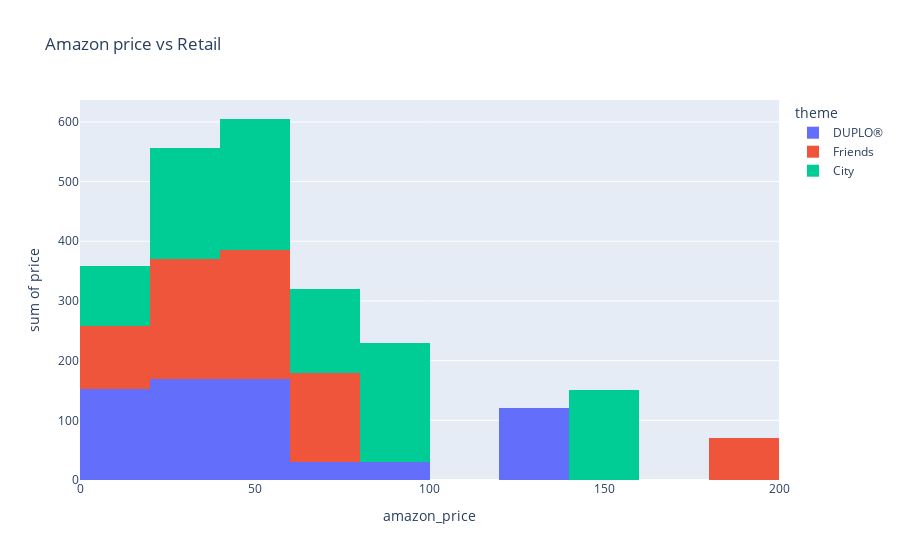

Source (notebook cell):
### Markdown cell above
1. The most money saved on a lego set is 13.99 if bought on amazon.
2. $115 is the most overpriced lego set compared from retail
3. On average buying on amazon is not the best deal
4. Over 50% you do not save any money when buying on amazon

### Code cell
fig = px.histogram(DF,
                  x = 'amazon_price',
                   y = 'price',
                  color = 'theme',
                  title = 'Amazon price vs Retail')
fig.show()

### Figure 1 — Plotly figure (JSON) as saved in the notebook; plotly's stock layout.template omitted (floating-point values rounded to 4 significant figures)
{"data": [{"bingroup": "x", "histfunc": "sum", "hovertemplate": "theme=DUPLO®<br>amazon_price=%{x}<br>sum of price=%{y}<extra></extra>", "legendgroup": "DUPLO®", "marker": {"color": "#636efa", "pattern": {"shape": ""}}, "name": "DUPLO®", "orientation": "v", "showlegend": true, "type": "histogram", "x": [16.0, 9.45, 39.89, 56.69, 36.99, 9.99, 21.99, 128.9, 74.5, 98.99, 17.99, 19.55, 16.0, 17.99, 21.11, 59.99, 23.27, 17.99, 21.99, 6.29, 26.99, 14.99, 8.99, 29.99, 59.99], "xaxis": "x", "y": [4.99, 4.99, 14.99, 49.99, 19.99, 9.99, 24.99, 120.0, 29.99, 29.99, 19.99, 19.99, 19.99, 19.99, 9.99, 59.99, 9.99, 19.99, 24.99, 6.99, 29.99, 14.99, 9.99, 34.99, 59.99], "yaxis": "y"}, {"bingroup": "x", "histfunc": "sum", "hovertemplate": "theme=Friends<br>amazon_price=%{x}<br>sum of price=%{y}<extra></extra>", "legendgroup": "Friends", "marker": {"color": "#EF553B", "pattern": {"shape": ""}}, "name": "Friends", "orientation": "v", "showlegend": true, "type": "histogram", "x": [40.4, 45.95, 53.88, 185.0, 34.0, 14.99, 18.64, 18.95, 35.99, 62.99, 40.0, 31.27, 31.67, 14.99, 7.99, 48.53, 8.99, 18.93, 17.97, 15.32, 19.99, 39.95, 79.95, 29.95, 49.95], "xaxis": "x", "y": [14.99, 19.99, 29.99, 69.99, 29.99, 7.99, 7.99, 14.99, 39.99, 69.99, 49.99, 19.99, 39.99, 7.99, 7.99, 49.99, 9.99, 9.99, 9.99, 9.99, 19.99, 39.99, 79.99, 29.99, 49.99], "yaxis": "y"}, {"bingroup": "x", "histfunc": "sum", "hovertemplate": "theme=City<br>amazon_price=%{x}<br>sum of price=%{y}<extra></extra>", "legendgroup": "City", "marker": {"color": "#00cc96", "pattern": {"shape": ""}}, "name": "City", "orientation": "v", "showlegend": true, "type": "histogram", "x": [30.89, 16.49, 64.75, 65.99, 69.95, 21.99, 69.99, 31.46, 23.83, 56.0, 53.99, 8.99, 16.0, 54.8, 31.99, 35.98, 52.74, 99.99, 23.98, 8.99, 8.99, 15.99, 99.99, 150.0, 17.99], "xaxis": "x", "y": [6.99, 9.99, 39.99, 29.99, 29.99, 9.99, 39.99, 39.99, 19.99, 69.99, 59.99, 9.99, 19.99, 29.99, 39.99, 39.99, 59.99, 99.99, 29.99, 9.99, 9.99, 19.99, 99.99, 150.0, 19.99], "yaxis": "y"}], "layout": {"barmode": "relative", "legend": {"title": {"text": "theme"}, "tracegroupgap": 0}, "title": {"text": "Amazon price vs Retail"}, "xaxis": {"anchor": "y", "domain": [0, 1], "title": {"text": "amazon_price"}}, "yaxis": {"anchor": "x", "domain": [0, 1], "title": {"text": "sum of price"}}}}
